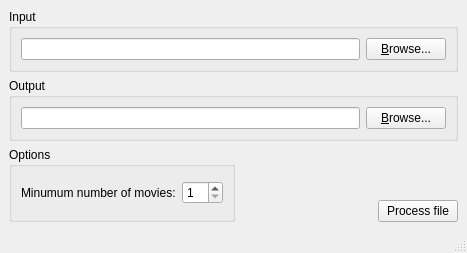
<ui version="4.0" >
 <class>ImdbProcMain</class>
 <widget class="QMainWindow" name="ImdbProcMain" >
  <property name="geometry" >
   <rect>
    <x>0</x>
    <y>0</y>
    <width>467</width>
    <height>253</height>
   </rect>
  </property>
  <property name="windowTitle" >
   <string>MainWindow</string>
  </property>
  <widget class="QWidget" name="centralwidget" >
   <layout class="QGridLayout" >
    <property name="margin" >
     <number>9</number>
    </property>
    <property name="spacing" >
     <number>6</number>
    </property>
    <item rowspan="2" row="2" column="0" >
     <widget class="QGroupBox" name="optionsBox" >
      <property name="title" >
       <string>Options</string>
      </property>
      <layout class="QGridLayout" >
       <property name="margin" >
        <number>9</number>
       </property>
       <property name="spacing" >
        <number>6</number>
       </property>
       <item row="0" column="0" >
        <widget class="QLabel" name="minMoviesLabel" >
         <property name="text" >
          <string>Minumum number of movies:</string>
         </property>
        </widget>
       </item>
       <item row="0" column="1" >
        <widget class="QSpinBox" name="minMovies" >
         <property name="minimum" >
          <number>1</number>
         </property>
        </widget>
       </item>
      </layout>
     </widget>
    </item>
    <item row="3" column="1" >
     <spacer>
      <property name="orientation" >
       <enum>Qt::Horizontal</enum>
      </property>
      <property name="sizeHint" >
       <size>
        <width>51</width>
        <height>20</height>
       </size>
      </property>
     </spacer>
    </item>
    <item row="0" column="0" colspan="3" >
     <widget class="QGroupBox" name="inputBox" >
      <property name="title" >
       <string>Input</string>
      </property>
      <layout class="QGridLayout" >
       <property name="margin" >
        <number>9</number>
       </property>
       <property name="spacing" >
        <number>6</number>
       </property>
       <item row="0" column="1" >
        <widget class="QPushButton" name="inputBrowse" >
         <property name="text" >
          <string>&amp;Browse...</string>
         </property>
        </widget>
       </item>
       <item row="0" column="0" >
        <widget class="QLineEdit" name="input" />
       </item>
      </layout>
     </widget>
    </item>
    <item row="1" column="0" colspan="3" >
     <widget class="QGroupBox" name="outputBox" >
      <property name="title" >
       <string>Output</string>
      </property>
      <layout class="QGridLayout" >
       <property name="margin" >
        <number>9</number>
       </property>
       <property name="spacing" >
        <number>6</number>
       </property>
       <item row="0" column="1" >
        <widget class="QPushButton" name="outputBrowse" >
         <property name="text" >
          <string>&amp;Browse...</string>
         </property>
        </widget>
       </item>
       <item row="0" column="0" >
        <widget class="QLineEdit" name="output" />
       </item>
      </layout>
     </widget>
    </item>
    <item row="3" column="2" >
     <widget class="QPushButton" name="processButton" >
      <property name="text" >
       <string>Process file</string>
      </property>
     </widget>
    </item>
    <item row="2" column="2" >
     <spacer>
      <property name="orientation" >
       <enum>Qt::Vertical</enum>
      </property>
      <property name="sizeHint" >
       <size>
        <width>20</width>
        <height>40</height>
       </size>
      </property>
     </spacer>
    </item>
   </layout>
  </widget>
  <widget class="QMenuBar" name="menubar" >
   <property name="geometry" >
    <rect>
     <x>0</x>
     <y>0</y>
     <width>467</width>
     <height>21</height>
    </rect>
   </property>
  </widget>
  <widget class="QStatusBar" name="statusbar" />
 </widget>
 <resources/>
 <connections/>
</ui>
